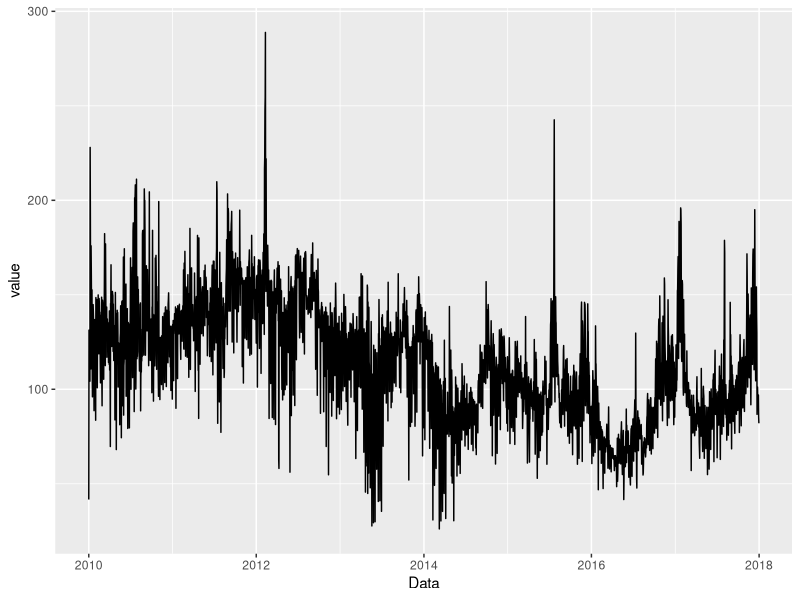
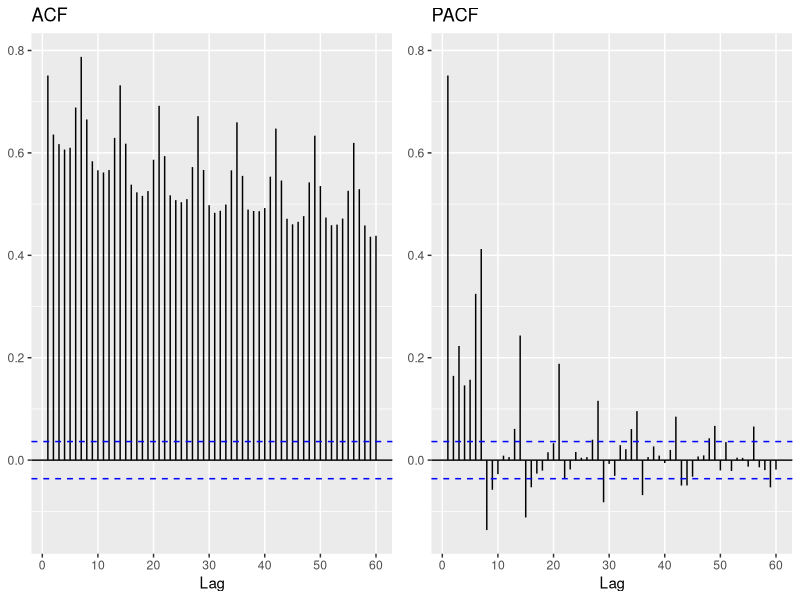
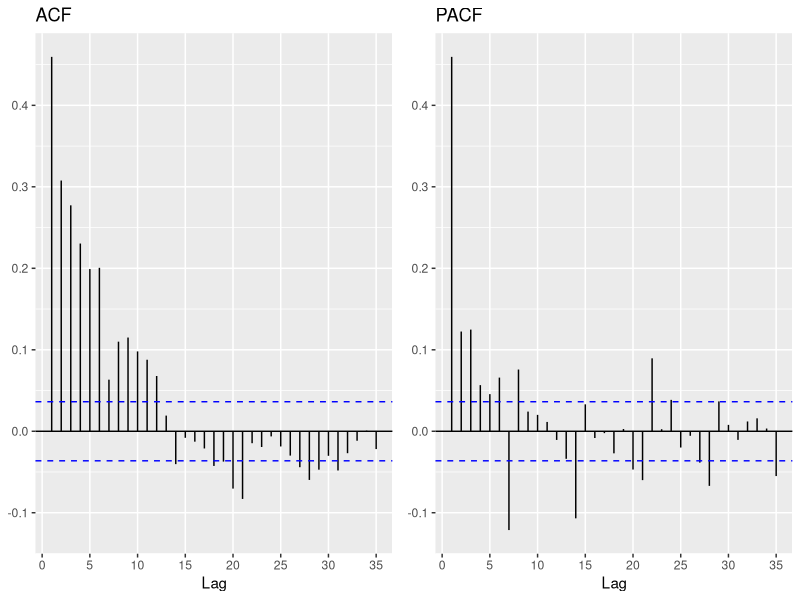
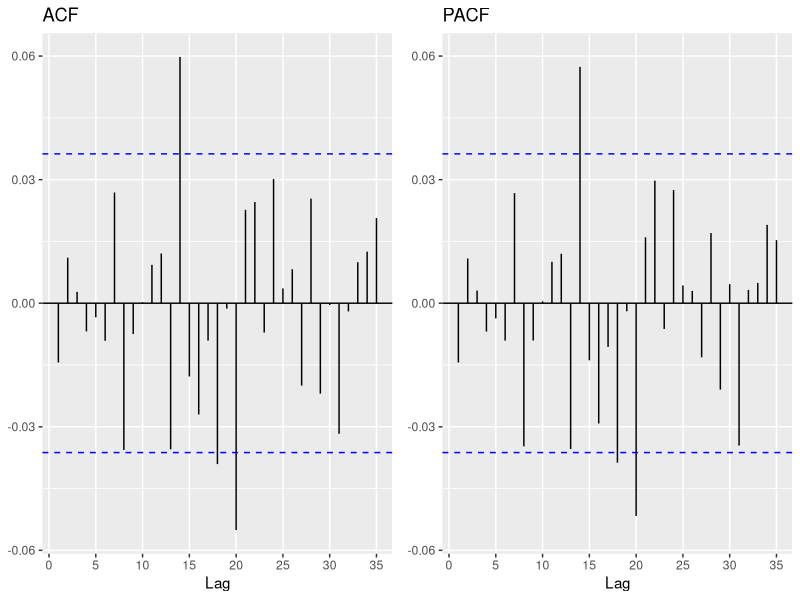
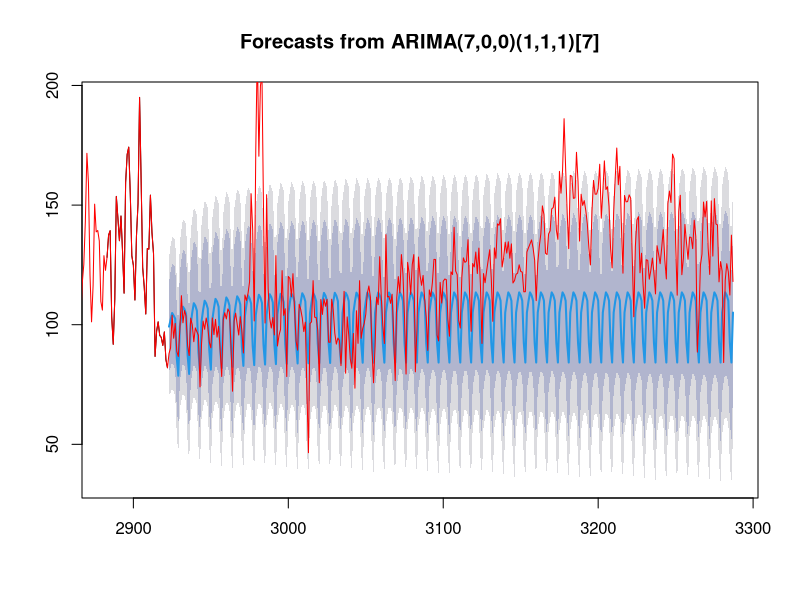
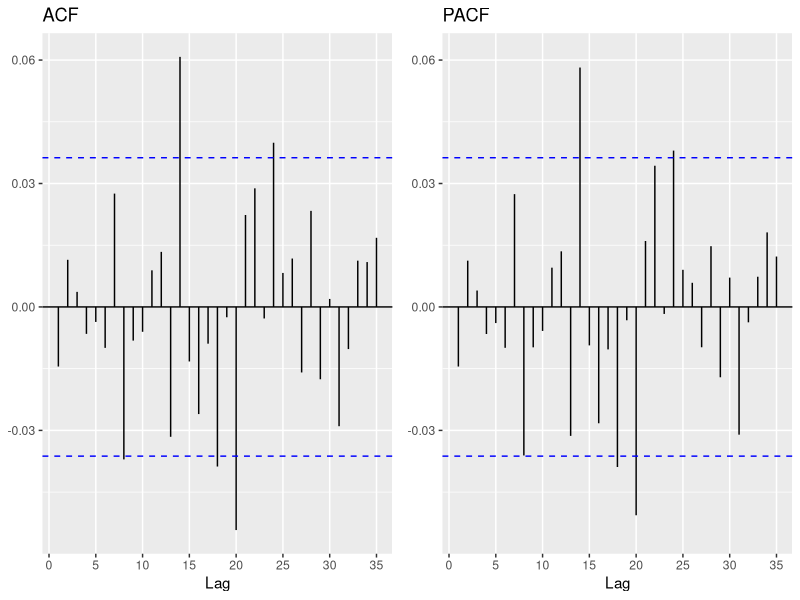
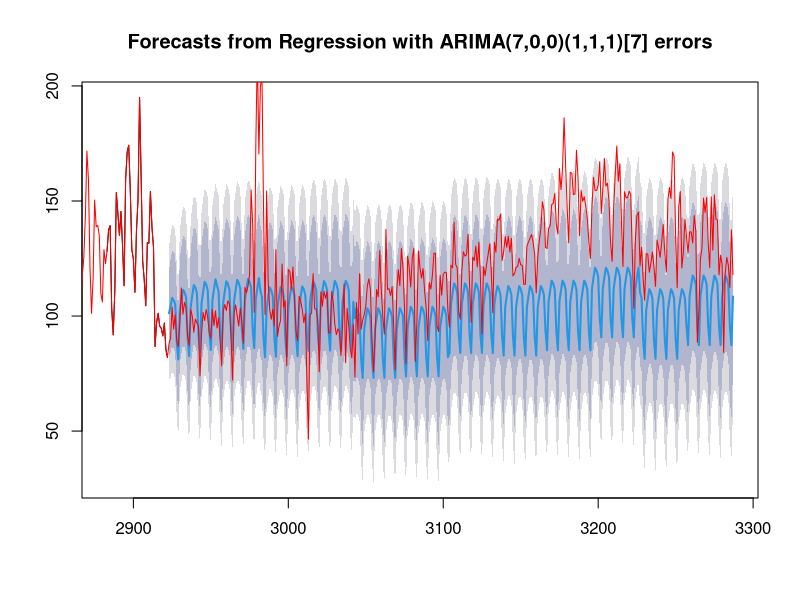

The R script that drew these images, in order:
## ---- chunk 1
knitr::opts_chunk$set(echo = TRUE)
## ---- chunk 2
library(ggplot2)
library(forecast)
library(tidyverse)    
## ---- chunk 3
df <- read.csv2("time_series_dataset.csv", dec = ".")
df$Data <- as.Date(df$Data)
head(df)
## ---- chunk 4
#Trying Augmeted Dickey-Fuller test to see if the series is stationary:
#$H_0$ is that the model is not stationary
tseries::adf.test(df$value)

train <- df[1:(nrow(df) - 365),] #last one year is for validation
test  <- df[(nrow(df) - 365 + 1):nrow(df),]

ggplot(data=train, aes(x=Data, y=value)) + 
  geom_line()
## ---- chunk 5
#This is the function ggtsdisplay of forecast package, 
#but it has been modified so is doesn't plot the series,
#just the ACF and PACF plot, with the horizontal parameter 
#the plot can be either horizontal or vertical
#The function has been simplified a lot, since we don't need 
#all the complexity the original one has.
ggtsdisplay_2 <- function(x, lag.max, horizontal=TRUE, ...) {
    if (!is.ts(x)) {
      x <- ts(x)
    }
    if (missing(lag.max)) {
      lag.max <- round(min(max(10 * log10(length(x)), 3 * frequency(x)), length(x) / 3))
    }
    ######      END   CHECKING    ########
    
    # Set up grid for plots
    if (horizontal){
      gridlayout <- matrix(c(2, 3), nrow = 1)
    }
    else{
      gridlayout <- matrix(c(2, 3), nrow = 2)
    }
    grid::grid.newpage()
    grid::pushViewport(grid::viewport(layout = grid::grid.layout(nrow(gridlayout), ncol(gridlayout))))
    
    # Prepare Acf plot
    acfplot <- do.call(ggAcf, c(x = quote(x), lag.max = lag.max)) +
      ggplot2::ggtitle("ACF") + ggplot2::ylab(NULL)

    # Prepare last plot (variable)
    pacfplot <- ggPacf(x, lag.max = lag.max) + ggplot2::ggtitle("PACF") +
      ggplot2::ylab(NULL)
    # Match y-axis
    acfplotrange <- ggplot2::layer_scales(acfplot)$y$range$range
    pacfplotrange <- ggplot2::layer_scales(pacfplot)$y$range$range
    yrange <- range(c(acfplotrange, pacfplotrange))
    acfplot <- acfplot + ggplot2::ylim(yrange)
    pacfplot <- pacfplot + ggplot2::ylim(yrange)

    # Add ACF plot
    matchidx <- as.data.frame(which(gridlayout == 2, arr.ind = TRUE))
    print(
      acfplot,
      vp = grid::viewport(
        layout.pos.row = matchidx$row,
        layout.pos.col = matchidx$col
      )
    )

    # Add PACF plot
    matchidx <- as.data.frame(which(gridlayout == 3, arr.ind = TRUE))
    print(
      pacfplot,
      vp = grid::viewport(
        layout.pos.row = matchidx$row,
        layout.pos.col = matchidx$col
      )
    )
  
}

ggtsdisplay_2(train$value, horizontal = TRUE, lag.max = 60)
## ---- chunk 6
mod1 <- Arima(train$value, c(0,0,0), list(order=c(1,0,1), period=7), lambda = "auto")
ggtsdisplay_2(mod1$residuals)
mod1
## ---- chunk 7
mod2 <- Arima(train$value, c(7,0,0), list(order=c(1,1,1), period=7), lambda = "auto")
ggtsdisplay_2(mod2$residuals)
## ---- chunk 8
plot(forecast(mod2, h=365), include = 40)
lines(df$value, col="red")
## ---- chunk 9
#fr <- 2*pi*outer(1:nrow(df), 1:6)/12
#co <- cos(fr)
#si <- sin(fr[,1:5])
#colnames(co) <- paste0("cos",1:6)
#colnames(si) <- paste0("sin",1:5)
#xreg <- cbind(co, si)

#create dummy
df %>%
  mutate(month = months(df$Data), ind = 1) %>%
  spread(month, ind, fill = 0) -> more_reg
  #mutate(day = weekdays(df$Data), ind = 1) %>%
  #spread(day, ind, fill = 0) 

#xreg <- as.matrix(cbind(xreg, more_reg[3:(ncol(more_reg)-1)]))
xreg <- as.matrix(more_reg[4:(ncol(more_reg)-1)])

mod1_reg <- Arima(train$value, c(7,0,0), list(order=c(1,1,1), period=7), 
              xreg=xreg[1:(nrow(df)-365),])
ggtsdisplay_2(mod1_reg$residuals)
## ---- chunk 10
plot(forecast(mod1_reg, h=365, 
              xreg=xreg[(nrow(df)-365+1):nrow(df),]), 
     include = 40)
lines(df$value, col="red")
